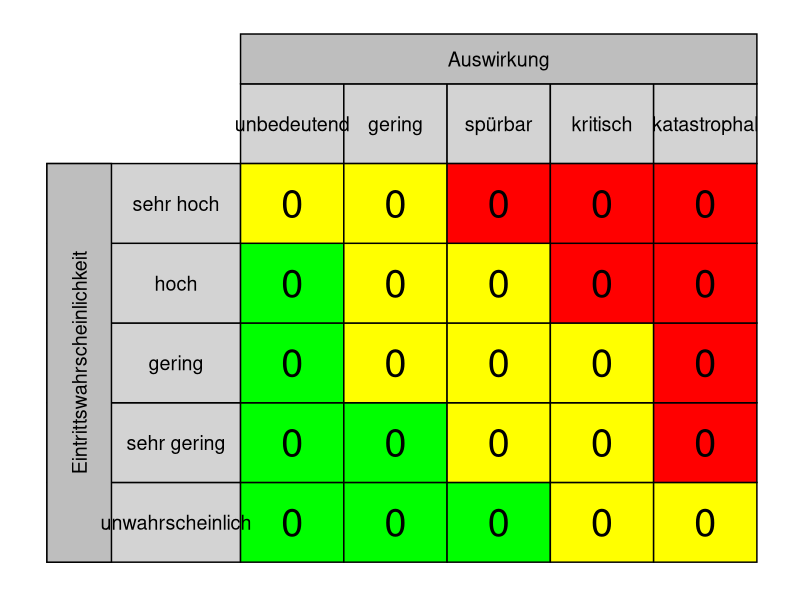

The R source for this figure:
library(plotrix)
library(dplyr)
library(ggplot2)
library(grid)
library(RColorBrewer)



answerstable <- read.csv(file = 'myapp/Data/RQ1.csv', header=TRUE) #importiere das answers file
df <- answerstable %>% filter(QUES2SURV_METHOD == "classic" & ANS2SURV_ANSWERED == 1 & QUES_ID == "352")
numberofanswers <- nrow(df)
#print (numberofanswers)
#dfgroup1 <- df %>% filter(ACC2SURV_ROLE == "1")# ACC2SURV_GROUPID== "1"
#numberofanswersg1 <- nrow(dfgroup1)
#dfgroup2 <- df %>% filter(ACC2SURV_ROLE == "2")
#numberofanswersg2 <- nrow(dfgroup2)
scenariogrid <- data.frame(table(df$ClassicGrid))
#print (scenariogrid)
basicgrid <- data.frame(c("Grid11","Grid21","Grid31","Grid41","Grid51","Grid12","Grid22","Grid32","Grid42","Grid52","Grid13","Grid23","Grid33","Grid43","Grid53","Grid14","Grid24","Grid34","Grid44","Grid54","Grid15","Grid25","Grid35","Grid45","Grid55"))

numberbasic  <- nrow(basicgrid)

for (i in 1:numberbasic) {
      #print (basicgrid[i,1])
      actualGRID <- basicgrid[i,1]
      m = which(scenariogrid == actualGRID)
      x <- identical(m, integer(0))
      if(x != TRUE){
        value <- (scenariogrid[m,"Freq"])
        #print (value)
        basicgrid[i,"MatrixSum"] <- value
      } else{
        basicgrid[i,"MatrixSum"] <- "0"
      }
}

classicgrid <- (basicgrid$MatrixSum)
#classicgrid<- c(20,2,3,4,2,20,2,3,4,2,20,2,3,4,2,20,2,3,4,2)


thisis <- ggplot() + 
  xlim(-150,400) +
  ylim(0,530) +
  geom_rect(aes(xmin=-150, xmax=0, ymin=0, ymax=80),fill="lightgrey", color="black", alpha=1)+
  geom_rect(aes(xmin=-150, xmax=0, ymin=80, ymax=160),fill="lightgrey", color="black", alpha=1)+
  geom_rect(aes(xmin=-150, xmax=0, ymin=160, ymax=240),fill="lightgrey", color="black", alpha=1)+
  geom_rect(aes(xmin=-150, xmax=0, ymin=240, ymax=320),fill="lightgrey", color="black", alpha=1)+
  geom_rect(aes(xmin=-150, xmax=0, ymin=320, ymax=400),fill="lightgrey", color="black", alpha=1)+
  geom_rect(aes(xmin=-150, xmax=-100, ymin=0, ymax=400),fill="grey", color="black", alpha=1)+
  geom_rect(aes(xmin=0, xmax=80, ymin=400, ymax=480),fill="lightgrey", color="black", alpha=1)+
  geom_rect(aes(xmin=80, xmax=160, ymin=400, ymax=480),fill="lightgrey", color="black", alpha=1)+
  geom_rect(aes(xmin=160, xmax=240, ymin=400, ymax=480),fill="lightgrey", color="black", alpha=1)+
  geom_rect(aes(xmin=240, xmax=320, ymin=400, ymax=480),fill="lightgrey", color="black", alpha=1)+
  geom_rect(aes(xmin=320, xmax=400, ymin=400, ymax=480),fill="lightgrey", color="black", alpha=1)+
  geom_rect(aes(xmin=0, xmax=400, ymin=480, ymax=530),fill="grey", color="black", alpha=1)+
  
  geom_rect(aes(xmin=0, xmax=80, ymin=0, ymax=80),fill="green", color="black", alpha=1)+
  geom_rect(aes(xmin=0, xmax=80, ymin=80, ymax=160),fill="green", color="black", alpha=1)+
  geom_rect(aes(xmin=0, xmax=80, ymin=160, ymax=240),fill="green", color="black", alpha=1)+
  geom_rect(aes(xmin=0, xmax=80, ymin=240, ymax=320),fill="green", color="black", alpha=1)+
  geom_rect(aes(xmin=0, xmax=80, ymin=320, ymax=400),fill="yellow", color="black", alpha=1)+
  geom_rect(aes(xmin=80, xmax=160, ymin=0, ymax=80),fill="green", color="black", alpha=1)+
  geom_rect(aes(xmin=80, xmax=160, ymin=80, ymax=160),fill="green", color="black", alpha=1)+
  geom_rect(aes(xmin=80, xmax=160, ymin=160, ymax=240),fill="yellow", color="black", alpha=1)+
  geom_rect(aes(xmin=80, xmax=160, ymin=240, ymax=320),fill="yellow", color="black", alpha=1)+
  geom_rect(aes(xmin=80, xmax=160, ymin=320, ymax=400),fill="yellow", color="black", alpha=1)+
  geom_rect(aes(xmin=160, xmax=240, ymin=0, ymax=80),fill="green", color="black", alpha=1)+
  geom_rect(aes(xmin=160, xmax=240, ymin=80, ymax=160),fill="yellow", color="black", alpha=1)+
  geom_rect(aes(xmin=160, xmax=240, ymin=160, ymax=240),fill="yellow", color="black", alpha=1)+
  geom_rect(aes(xmin=160, xmax=240, ymin=240, ymax=320),fill="yellow", color="black", alpha=1)+
  geom_rect(aes(xmin=160, xmax=240, ymin=320, ymax=400),fill="red", color="black", alpha=1)+
  geom_rect(aes(xmin=240, xmax=320, ymin=0, ymax=80),fill="yellow", color="black", alpha=1)+
  geom_rect(aes(xmin=240, xmax=320, ymin=80, ymax=160),fill="yellow", color="black", alpha=1)+
  geom_rect(aes(xmin=240, xmax=320, ymin=160, ymax=240),fill="yellow", color="black", alpha=1)+
  geom_rect(aes(xmin=240, xmax=320, ymin=240, ymax=320),fill="red", color="black", alpha=1)+
  geom_rect(aes(xmin=240, xmax=320, ymin=320, ymax=400),fill="red", color="black", alpha=1)+
  geom_rect(aes(xmin=320, xmax=400, ymin=0, ymax=80),fill="yellow", color="black", alpha=1)+
  geom_rect(aes(xmin=320, xmax=400, ymin=80, ymax=160),fill="red", color="black", alpha=1)+
  geom_rect(aes(xmin=320, xmax=400, ymin=160, ymax=240),fill="red", color="black", alpha=1)+
  geom_rect(aes(xmin=320, xmax=400, ymin=240, ymax=320),fill="red", color="black", alpha=1)+
  geom_rect(aes(xmin=320, xmax=400, ymin=320, ymax=400),fill="red", color="black", alpha=1)+
  
  geom_text(aes(x = 40, y = 40, label = classicgrid[1]),size = 10)+
  geom_text(aes(x = 40, y = 120, label = classicgrid[2]),size = 10)+
  geom_text(aes(x = 40, y = 200, label = classicgrid[3]),size = 10)+
  geom_text(aes(x = 40, y = 280, label = classicgrid[4]),size = 10)+
  geom_text(aes(x = 40, y = 360, label = classicgrid[5]),size = 10)+
  
  geom_text(aes(x = 120, y = 40, label = classicgrid[6]),size = 10)+
  geom_text(aes(x = 120, y = 120, label = classicgrid[7]),size = 10)+
  geom_text(aes(x = 120, y = 200, label = classicgrid[8]),size = 10)+
  geom_text(aes(x = 120, y = 280, label = classicgrid[9]),size = 10)+
  geom_text(aes(x = 120, y = 360, label = classicgrid[10]),size = 10)+
  
  geom_text(aes(x = 200, y = 40, label = classicgrid[11]),size = 10)+
  geom_text(aes(x = 200, y = 120, label = classicgrid[12]),size = 10)+
  geom_text(aes(x = 200, y = 200, label = classicgrid[13]),size = 10)+
  geom_text(aes(x = 200, y = 280, label = classicgrid[14]),size = 10)+
  geom_text(aes(x = 200, y = 360, label = classicgrid[15]),size = 10)+
  
  geom_text(aes(x = 280, y = 40, label = classicgrid[16]),size = 10)+
  geom_text(aes(x = 280, y = 120, label = classicgrid[17]),size = 10)+
  geom_text(aes(x = 280, y = 200, label = classicgrid[18]),size = 10)+
  geom_text(aes(x = 280, y = 280, label = classicgrid[19]),size = 10)+
  geom_text(aes(x = 280, y = 360, label = classicgrid[20]),size = 10)+
  
  geom_text(aes(x = 360, y = 40, label = classicgrid[21]),size = 10)+
  geom_text(aes(x = 360, y = 120, label = classicgrid[22]),size = 10)+
  geom_text(aes(x = 360, y = 200, label = classicgrid[23]),size = 10)+
  geom_text(aes(x = 360, y = 280, label = classicgrid[24]),size = 10)+
  geom_text(aes(x = 360, y = 360, label = classicgrid[25]),size = 10)+
  
  geom_text(aes(x = -50, y = 40, label = "unwahrscheinlich"),size = 5)+
  geom_text(aes(x = -50, y = 120, label = "sehr gering"),size = 5)+
  geom_text(aes(x = -50, y = 200, label = "gering"),size = 5)+
  geom_text(aes(x = -50, y = 280, label = "hoch"),size = 5)+
  geom_text(aes(x = -50, y = 360, label = "sehr hoch"),size = 5)+
  
  geom_text(aes(x = 40 , y = 440, label = "unbedeutend"),size = 5)+
  geom_text(aes(x = 120, y = 440, label = "gering"),size = 5)+
  geom_text(aes(x = 200, y = 440, label = "spürbar"),size = 5)+
  geom_text(aes(x = 280, y = 440, label = "kritisch"),size = 5)+
  geom_text(aes(x = 360, y = 440, label = "katastrophal"),size = 5)+
  
  geom_text(aes(x = 200, y = 505, label = "Auswirkung"),size = 5)+
  geom_text(aes(x = -125, y = 200, label = "Eintrittswahrscheinlichkeit"),size = 5,angle=90)+
  
  
  theme_classic() +
  theme(axis.line  = element_blank(),
        axis.ticks = element_blank(),
        axis.text  = element_blank(),
        axis.title = element_blank())

  
  
print(thisis)
  



## set up the plot region:
#,
     #main = "2 x 2 rectangles; `rect(0,400,0,400)'")
#i <- 4*(0:10)
## draw rectangles with bottom left (100, 300)+i  and top right (150, 380)+i




#rect(0, 0, 300, 300,col= rgb(0,0,1.0,alpha=0.2),border = "blue")
#rect(200, 200, 201, 201,col= rgb(1.0,1.0,0,alpha=0.7))
#draw.circle(x=300, y=80, radius=50, col=heat.colors(9))
#rect(100, 300, 250, 430,col= rgb(1.0,1.0,0,alpha=0.1))
#rect(240-i, 320+i, 250-i, 410+i, col=heat.colors(9))

#Beispiel um einen Text zu platzieren
#center <- c(mean(c(0, 40)), mean(c(0, 35)))
#text(center[1], center[2], labels = 'Hier kann auch dein Text stehen')